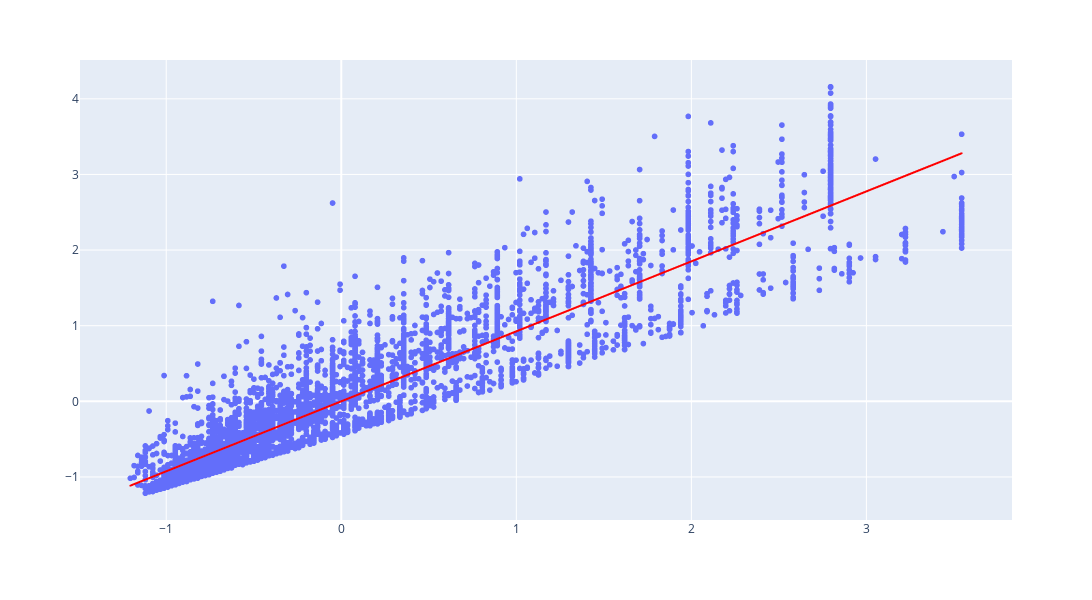

The cell this chart's notebook holds for it:
### Markdown cell above
### Treino e teste do modelo dos dados padronizados.

### Code cell
scaler = StandardScaler()
scaler.fit(X_train)

X_train = scaler.transform(X_train)
X_test = scaler.transform(X_test)

### Figure 1 — Plotly figure (JSON) as saved in the notebook; plotly's stock layout.template omitted (floating-point values rounded to 4 significant figures; data arrays with more than 128 entries replaced by an {"elided": "..."} marker saying what was removed)
{"data": [{"hovertemplate": "=%{y}<extra></extra>", "legendgroup": "", "marker": {"color": "#636efa", "symbol": "circle"}, "mode": "markers", "name": "", "showlegend": false, "type": "scattergl", "x": {"elided": "5765 float values"}, "xaxis": "x", "y": {"elided": "5765 float values"}, "yaxis": "y"}, {"hovertemplate": "<b>OLS trendline</b><br>y = 0.925375 * x + -2.28798e-16<br>R<sup>2</sup>=0.856319<br><br>=%{y} <b>(trend)</b><extra></extra>", "legendgroup": "", "line": {"color": "red"}, "marker": {"color": "#636efa", "symbol": "circle"}, "mode": "lines", "name": "", "showlegend": false, "type": "scattergl", "x": {"elided": "5765 float values"}, "xaxis": "x", "y": {"elided": "5765 float values"}, "yaxis": "y"}], "layout": {"height": 600, "legend": {"tracegroupgap": 0}, "margin": {"t": 60}, "width": 1200, "xaxis": {"anchor": "y", "domain": [0, 1], "title": {"text": ""}}, "yaxis": {"anchor": "x", "domain": [0, 1], "title": {"text": ""}}}}
